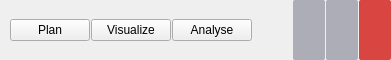
        <widget class="QFrame" name="frame_top">
         <property name="sizePolicy">
          <sizepolicy hsizetype="Preferred" vsizetype="Maximum">
           <horstretch>0</horstretch>
           <verstretch>0</verstretch>
          </sizepolicy>
         </property>
         <property name="minimumSize">
          <size>
           <width>100</width>
           <height>20</height>
          </size>
         </property>
         <property name="maximumSize">
          <size>
           <width>16777215</width>
           <height>60</height>
          </size>
         </property>
         <property name="frameShape">
          <enum>QFrame::NoFrame</enum>
         </property>
         <property name="frameShadow">
          <enum>QFrame::Raised</enum>
         </property>
         <layout class="QHBoxLayout" name="frame_top_layout">
          <property name="spacing">
           <number>1</number>
          </property>
          <property name="leftMargin">
           <number>0</number>
          </property>
          <property name="topMargin">
           <number>0</number>
          </property>
          <property name="rightMargin">
           <number>0</number>
          </property>
          <property name="bottomMargin">
           <number>0</number>
          </property>
          <item>
           <widget class="QFrame" name="frame_pageSelect">
            <property name="sizePolicy">
             <sizepolicy hsizetype="Preferred" vsizetype="Minimum">
              <horstretch>0</horstretch>
              <verstretch>0</verstretch>
             </sizepolicy>
            </property>
            <property name="minimumSize">
             <size>
              <width>189</width>
              <height>0</height>
             </size>
            </property>
            <property name="styleSheet">
             <string notr="true">QPushButton:checked {
	
	background-color: rgb(106, 106, 106);
}</string>
            </property>
            <layout class="QHBoxLayout" name="layout_pageSelect">
             <property name="spacing">
              <number>1</number>
             </property>
             <property name="leftMargin">
              <number>2</number>
             </property>
             <property name="topMargin">
              <number>0</number>
             </property>
             <property name="rightMargin">
              <number>0</number>
             </property>
             <property name="bottomMargin">
              <number>0</number>
             </property>
             <item>
              <widget class="QLabel" name="label">
               <property name="sizePolicy">
                <sizepolicy hsizetype="Fixed" vsizetype="Fixed">
                 <horstretch>0</horstretch>
                 <verstretch>0</verstretch>
                </sizepolicy>
               </property>
               <property name="text">
                <string/>
               </property>
               <property name="pixmap">
                <pixmap resource="../resources/files.qrc">:/20x20/icons/20x20/logo_dmkr.png</pixmap>
               </property>
              </widget>
             </item>
             <item>
              <widget class="QPushButton" name="btn_plan">
               <property name="text">
                <string>Plan</string>
               </property>
               <property name="checkable">
                <bool>true</bool>
               </property>
              </widget>
             </item>
             <item>
              <widget class="QPushButton" name="btn_visualize">
               <property name="text">
                <string>Visualize</string>
               </property>
               <property name="checkable">
                <bool>true</bool>
               </property>
              </widget>
             </item>
             <item>
              <widget class="QPushButton" name="btn_analyse">
               <property name="sizePolicy">
                <sizepolicy hsizetype="Minimum" vsizetype="Fixed">
                 <horstretch>0</horstretch>
                 <verstretch>0</verstretch>
                </sizepolicy>
               </property>
               <property name="minimumSize">
                <size>
                 <width>0</width>
                 <height>0</height>
                </size>
               </property>
               <property name="maximumSize">
                <size>
                 <width>16777215</width>
                 <height>16777215</height>
                </size>
               </property>
               <property name="text">
                <string>Analyse</string>
               </property>
               <property name="checkable">
                <bool>true</bool>
               </property>
              </widget>
             </item>
            </layout>
           </widget>
          </item>
          <item>
           <spacer name="spring">
            <property name="orientation">
             <enum>Qt::Horizontal</enum>
            </property>
            <property name="sizeHint" stdset="0">
             <size>
              <width>40</width>
              <height>20</height>
             </size>
            </property>
           </spacer>
          </item>
          <item>
           <widget class="QPushButton" name="btn_minimize">
            <property name="minimumSize">
             <size>
              <width>15</width>
              <height>20</height>
             </size>
            </property>
            <property name="maximumSize">
             <size>
              <width>60</width>
              <height>60</height>
             </size>
            </property>
            <property name="focusPolicy">
             <enum>Qt::NoFocus</enum>
            </property>
            <property name="styleSheet">
             <string notr="true">QPushButton {
	border-radius: 2px;
	
	background-color: rgba(104, 104, 124, 125);
}

QPushButton:hover {
	background-color: rgba(212, 212, 212, 40);
}

QPushButton:pressed {
	background-color: rgb(109, 109, 109);
}

QPushButton:focus 
{
background-color: rgb(255, 255, 255);
}</string>
            </property>
            <property name="text">
             <string/>
            </property>
            <property name="icon">
             <iconset resource="../resources/files.qrc">
              <normaloff>:/16x16/icons/16x16/cil-minus.png</normaloff>:/16x16/icons/16x16/cil-minus.png</iconset>
            </property>
           </widget>
          </item>
          <item>
           <widget class="QPushButton" name="btn_maximize">
            <property name="sizePolicy">
             <sizepolicy hsizetype="Minimum" vsizetype="Fixed">
              <horstretch>0</horstretch>
              <verstretch>0</verstretch>
             </sizepolicy>
            </property>
            <property name="minimumSize">
             <size>
              <width>15</width>
              <height>20</height>
             </size>
            </property>
            <property name="maximumSize">
             <size>
              <width>60</width>
              <height>60</height>
             </size>
            </property>
            <property name="focusPolicy">
             <enum>Qt::NoFocus</enum>
            </property>
            <property name="styleSheet">
             <string notr="true">QPushButton {
	border-radius: 2px;
	
	background-color: rgba(104, 104, 124, 125);
}

QPushButton:hover {
	background-color: rgba(212, 212, 212, 40);
}</string>
            </property>
            <property name="text">
             <string/>
            </property>
            <property name="icon">
             <iconset resource="../resources/files.qrc">
              <normaloff>:/16x16/icons/16x16/cil-media-stop.png</normaloff>:/16x16/icons/16x16/cil-media-stop.png</iconset>
            </property>
           </widget>
          </item>
          <item>
           <widget class="QPushButton" name="btn_exit">
            <property name="minimumSize">
             <size>
              <width>15</width>
              <height>20</height>
             </size>
            </property>
            <property name="maximumSize">
             <size>
              <width>60</width>
              <height>60</height>
             </size>
            </property>
            <property name="focusPolicy">
             <enum>Qt::NoFocus</enum>
            </property>
            <property name="styleSheet">
             <string notr="true">#btn_exit {
	border-radius: 2px;
	
	background-color: rgb(217, 69, 64);
}

#btn_exit:hover {
	background-color: rgb(255, 115, 110);
}

#btn_exit:pressed {
	background-color: rgb(170, 47, 47)
}</string>
            </property>
            <property name="text">
             <string/>
            </property>
            <property name="icon">
             <iconset resource="../resources/files.qrc">
              <normaloff>:/16x16/icons/16x16/cil-x.png</normaloff>:/16x16/icons/16x16/cil-x.png</iconset>
            </property>
           </widget>
          </item>
         </layout>
        </widget>
